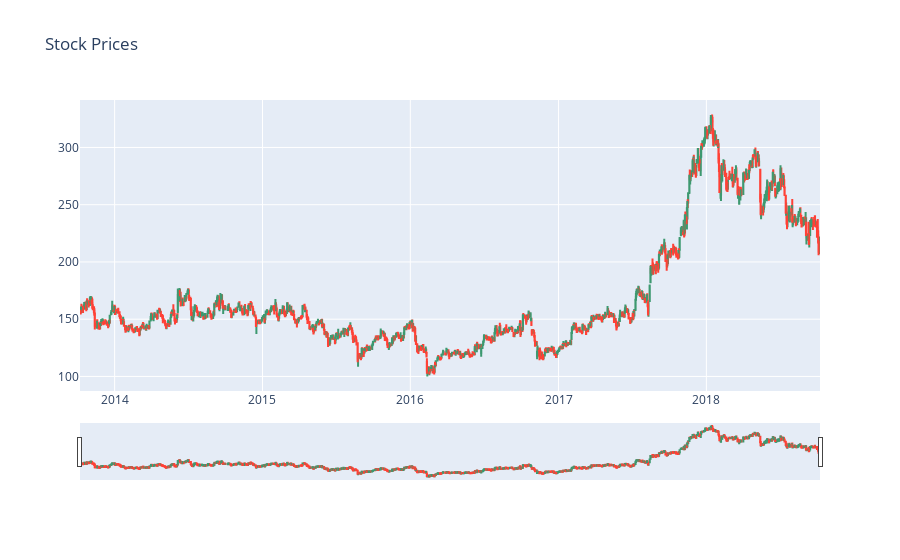

Source (notebook cell):
### Code cell
import plotly.graph_objects as go
candlestick_object=go.Candlestick(x=dataframe.index,
                                 open=dataframe['Open'],
                                 high=dataframe['High'],
                                 low=dataframe['Low'],
                                 close=dataframe['Close'])
#bullish for rising prices close is high, open is low
#bearish, red or black rep falling prices, open is high and close is low
#create a plot using the candlestick object
fig = go.Figure(data=[candlestick_object])
fig.update_layout(title='Stock Prices')
fig.show()

### Figure 1 — Plotly figure (JSON) as saved in the notebook; plotly's stock layout.template omitted (floating-point values rounded to 4 significant figures; data arrays with more than 128 entries replaced by an {"elided": "..."} marker saying what was removed)
{"data": [{"close": {"elided": "1235 float values"}, "high": {"elided": "1235 float values"}, "low": {"elided": "1235 float values"}, "open": {"elided": "1235 float values"}, "type": "candlestick", "x": {"elided": "1235 str values"}}], "layout": {"title": {"text": "Stock Prices"}}}
